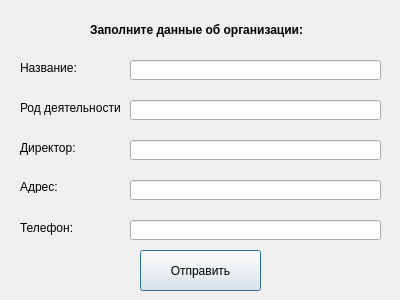
<?xml version="1.0" encoding="UTF-8"?>
<ui version="4.0">
 <class>AddEmployer</class>
 <widget class="QDialog" name="AddEmployer">
  <property name="geometry">
   <rect>
    <x>0</x>
    <y>0</y>
    <width>400</width>
    <height>300</height>
   </rect>
  </property>
  <property name="windowTitle">
   <string>Dialog</string>
  </property>
  <widget class="QLabel" name="label">
   <property name="geometry">
    <rect>
     <x>90</x>
     <y>20</y>
     <width>241</width>
     <height>20</height>
    </rect>
   </property>
   <property name="font">
    <font>
     <pointsize>9</pointsize>
     <weight>75</weight>
     <bold>true</bold>
    </font>
   </property>
   <property name="text">
    <string>Заполните данные об организации:</string>
   </property>
  </widget>
  <widget class="QLabel" name="label_2">
   <property name="geometry">
    <rect>
     <x>20</x>
     <y>60</y>
     <width>71</width>
     <height>16</height>
    </rect>
   </property>
   <property name="text">
    <string>Название:</string>
   </property>
  </widget>
  <widget class="QLabel" name="label_3">
   <property name="geometry">
    <rect>
     <x>20</x>
     <y>100</y>
     <width>101</width>
     <height>16</height>
    </rect>
   </property>
   <property name="text">
    <string>Род деятельности:</string>
   </property>
  </widget>
  <widget class="QLabel" name="label_4">
   <property name="geometry">
    <rect>
     <x>20</x>
     <y>140</y>
     <width>71</width>
     <height>16</height>
    </rect>
   </property>
   <property name="text">
    <string>Директор:</string>
   </property>
  </widget>
  <widget class="QLabel" name="label_5">
   <property name="geometry">
    <rect>
     <x>20</x>
     <y>180</y>
     <width>47</width>
     <height>13</height>
    </rect>
   </property>
   <property name="text">
    <string>Адрес:</string>
   </property>
  </widget>
  <widget class="QLabel" name="label_6">
   <property name="geometry">
    <rect>
     <x>20</x>
     <y>220</y>
     <width>71</width>
     <height>16</height>
    </rect>
   </property>
   <property name="text">
    <string>Телефон:</string>
   </property>
  </widget>
  <widget class="QLineEdit" name="Name">
   <property name="geometry">
    <rect>
     <x>130</x>
     <y>60</y>
     <width>251</width>
     <height>20</height>
    </rect>
   </property>
  </widget>
  <widget class="QLineEdit" name="Description">
   <property name="geometry">
    <rect>
     <x>130</x>
     <y>100</y>
     <width>251</width>
     <height>20</height>
    </rect>
   </property>
  </widget>
  <widget class="QLineEdit" name="Director">
   <property name="geometry">
    <rect>
     <x>130</x>
     <y>140</y>
     <width>251</width>
     <height>20</height>
    </rect>
   </property>
  </widget>
  <widget class="QLineEdit" name="Addres">
   <property name="geometry">
    <rect>
     <x>130</x>
     <y>180</y>
     <width>251</width>
     <height>20</height>
    </rect>
   </property>
  </widget>
  <widget class="QLineEdit" name="Phone">
   <property name="geometry">
    <rect>
     <x>130</x>
     <y>220</y>
     <width>251</width>
     <height>20</height>
    </rect>
   </property>
  </widget>
  <widget class="QPushButton" name="pushButton">
   <property name="geometry">
    <rect>
     <x>140</x>
     <y>250</y>
     <width>121</width>
     <height>41</height>
    </rect>
   </property>
   <property name="text">
    <string>Отправить</string>
   </property>
  </widget>
 </widget>
 <resources/>
 <connections/>
</ui>
